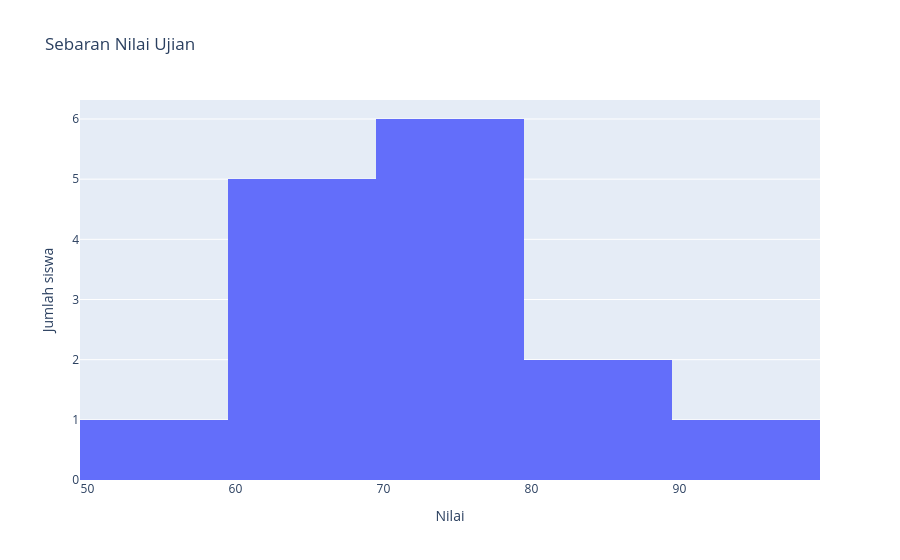
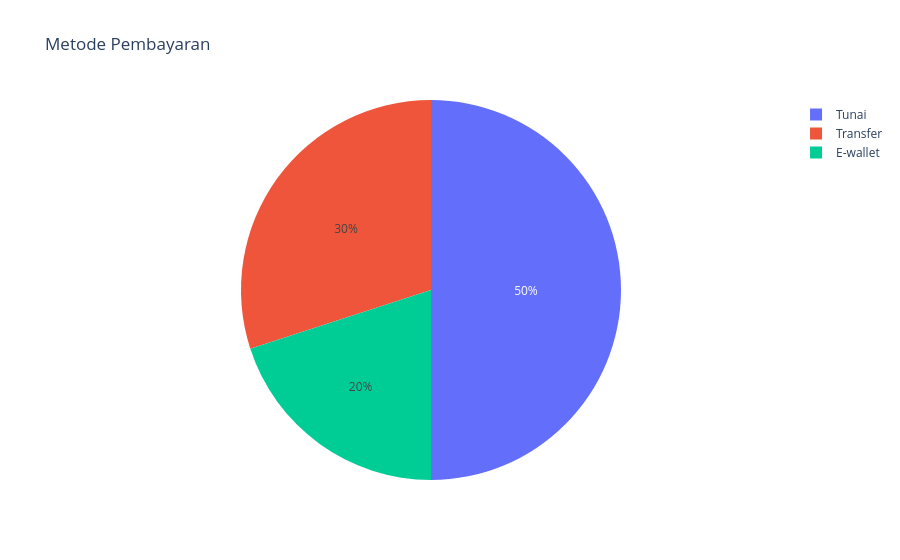

Here is the notebook cell these charts were saved with, in order:
### Markdown cell above
### Jenis grafik lain yang sering dipakai: `px.histogram` dan `px.pie`

### Code cell
fig = px.histogram(x=nilai_ujian, nbins=6, title="Sebaran Nilai Ujian")
fig.update_layout(xaxis_title="Nilai", yaxis_title="Jumlah siswa")
fig.show()

fig = px.pie(names=metode, values=porsi_bayar, title="Metode Pembayaran")
fig.show()

### Figure 1 — Plotly figure (JSON) as saved in the notebook; plotly's stock layout.template omitted (floating-point values rounded to 4 significant figures)
{"data": [{"bingroup": "x", "hovertemplate": "x=%{x}<br>count=%{y}<extra></extra>", "legendgroup": "", "marker": {"color": "#636efa", "pattern": {"shape": ""}}, "name": "", "nbinsx": 6, "orientation": "v", "showlegend": false, "type": "histogram", "x": [55, 60, 62, 65, 65, 68, 70, 70, 72, 75, 75, 78, 80, 85, 90], "xaxis": "x", "yaxis": "y"}], "layout": {"barmode": "relative", "legend": {"tracegroupgap": 0}, "title": {"text": "Sebaran Nilai Ujian"}, "xaxis": {"anchor": "y", "domain": [0, 1], "title": {"text": "Nilai"}}, "yaxis": {"anchor": "x", "domain": [0, 1], "title": {"text": "Jumlah siswa"}}}}

### Figure 2 — Plotly figure (JSON) as saved in the notebook; plotly's stock layout.template omitted (floating-point values rounded to 4 significant figures)
{"data": [{"domain": {"x": [0, 1], "y": [0, 1]}, "hovertemplate": "label=%{label}<br>value=%{value}<extra></extra>", "labels": ["Tunai", "Transfer", "E-wallet"], "legendgroup": "", "name": "", "showlegend": true, "type": "pie", "values": [50, 30, 20]}], "layout": {"legend": {"tracegroupgap": 0}, "title": {"text": "Metode Pembayaran"}}}
